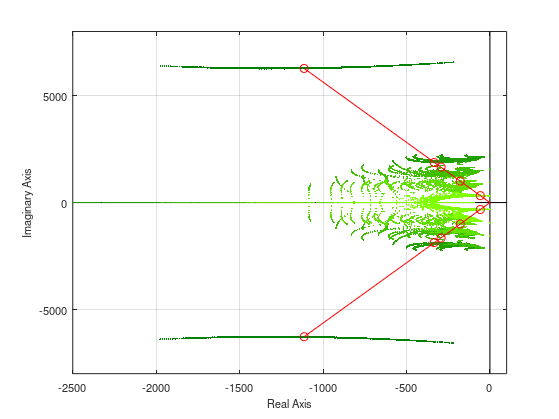

Here is the MATLAB script that generated this plot:
close all
clear

% figure options
myFontSize = 8;
myLineWidth = 2;
%figSize = [530    55   360   480];
figSize = [530    55   360   400];
FB=input('Store as eps file (y/N)?: ','s');

% transfer function
L    =  85e-6;   % [H]
Ccap = 275e-6;   % [F]
R    = 0.010;    % [ohm]


%Klq = [0.7602    0.1392];
%K1 = Klq(1);
%K2 = Klq(2);
%b = (K2+1)/(Ccap*L);
%a = K1/L;

% G = b/(s^2 + a*s + b)
b = 10463/(Ccap*10000*L);
a = (3259 + 10000*R)/(10000*L);

% harmonics
w1 = 2*pi*50;
w3 = 3*w1;
w5 = 5*w1;
w7 = 7*w1;

% -----------------------------------------------------
% least squares fitting over grid

L = 0;      % lower bound of gains
U = 1000;   % upper bound of gains

% grid size of boxes
h1 = 25; 	% step size dimension 1
h2 = 250;   % step size dimension 2
h3 = 250;   % step size dimension 3
h4 = 250;   % step size dimension 4
nPoints  = ((U-L)/h1);
nPoints2 = ((U-L)/h2);
nPoints3 = ((U-L)/h3);
nPoints4 = ((U-L)/h4);
AllRoots = zeros(nPoints, nPoints2, nPoints3, nPoints4, 10);

% enumerate the boxes
LV =  L:h1:U-h1; % vector of gains
LV2 = L:h2:U-h2; % vector of gains
LV3 = L:h3:U-h3; % vector of gains
LV4 = L:h4:U-h4; % vector of gains
figure(1)
set(gcf,'outerposition', figSize, 'PaperPositionMode', 'auto')

% plot axes
plot([0, 0], [-8000, 8000], 'k'), hold on, grid on
plot([-3000, 300], [0, 0], 'k')


for kkk1 = 1:length(LV)
    for kkk2 = 1:length(LV2)
        for kkk3 = 1:length(LV3)
            for kkk4 = 1:length(LV4)
                
                L1 = LV(kkk1);
                L3 = LV2(kkk2);
                L5 = LV3(kkk3);
                L7 = LV4(kkk4);
                
                % coefficients of denominator polynomial
                den = [ 1;
                    a ;
                    (w1^2 + w3^2 + w5^2 + w7^2 + b);
                    (a*w1^2 + a*w3^2 + a*w5^2 + a*w7^2 + L1*b + L3*b + L5*b + L7*b) ;
                    (w1^2*w3^2 + w1^2*w5^2 + w1^2*w7^2 + b*w1^2 + w3^2*w5^2 + w3^2*w7^2 + b*w3^2 + w5^2*w7^2 + b*w5^2 + b*w7^2);
                    (a*w1^2*w3^2 + a*w1^2*w5^2 + a*w1^2*w7^2 + a*w3^2*w5^2 + a*w3^2*w7^2 + a*w5^2*w7^2 + L1*b*w3^2 + L3*b*w1^2 + L1*b*w5^2 + L5*b*w1^2 + L1*b*w7^2 + L3*b*w5^2 + L5*b*w3^2 + L7*b*w1^2 + L3*b*w7^2 + L7*b*w3^2 + L5*b*w7^2 + L7*b*w5^2);
                    (w1^2*w3^2*w5^2 + w1^2*w3^2*w7^2 + b*w1^2*w3^2 + w1^2*w5^2*w7^2 + b*w1^2*w5^2 + b*w1^2*w7^2 + w3^2*w5^2*w7^2 + b*w3^2*w5^2 + b*w3^2*w7^2 + b*w5^2*w7^2);
                    (a*w1^2*w3^2*w5^2 + a*w1^2*w3^2*w7^2 + a*w1^2*w5^2*w7^2 + a*w3^2*w5^2*w7^2 + L1*b*w3^2*w5^2 + L3*b*w1^2*w5^2 + L5*b*w1^2*w3^2 + L1*b*w3^2*w7^2 + L3*b*w1^2*w7^2 + L7*b*w1^2*w3^2 + L1*b*w5^2*w7^2 + L5*b*w1^2*w7^2 + L7*b*w1^2*w5^2 + L3*b*w5^2*w7^2 + L5*b*w3^2*w7^2 + L7*b*w3^2*w5^2);
                    (w1^2*w3^2*w5^2*w7^2 + b*w1^2*w3^2*w5^2 + b*w1^2*w3^2*w7^2 + b*w1^2*w5^2*w7^2 + b*w3^2*w5^2*w7^2) ;
                    (a*w1^2*w3^2*w5^2*w7^2 + L7*b*w1^2*w3^2*w5^2 + L5*b*w1^2*w3^2*w7^2 + L3*b*w1^2*w5^2*w7^2 + L1*b*w3^2*w5^2*w7^2);
                    b*w1^2*w3^2*w5^2*w7^2  ];
                
                rot = roots(den);
                AllRoots( kkk1, kkk2, kkk3, kkk4, : ) = rot;
                %plot(rot,'g.')
                
            end
        end
    end
end



%AllRoots = complex(AllRoots);
for kk = 1:10
    ii = ceil(kk/2);
    kkRoots = reshape(AllRoots(:,:,:,:, kk), [nPoints*nPoints2*nPoints3*nPoints4, 1]);
    plot(kkRoots, '.', 'color', [0+(ii-1)/(5-1)*0.5, 0.5+(ii-1)/(5-1)*0.5, 0], 'Markersize', 4)
end



%%% Plot blue circles for small PR gains %%%%%%%%%%%%%%%%%%%%%%%%%%%%%%%%%%
%L1 = 1;
%L3 = 1;
%L5 = 1;
%L7 = 1;

%den = [ 1;
%    a ;
%    (w1^2 + w3^2 + w5^2 + w7^2 + b);
%    (a*w1^2 + a*w3^2 + a*w5^2 + a*w7^2 + L1*b + L3*b + L5*b + L7*b) ;
%    (w1^2*w3^2 + w1^2*w5^2 + w1^2*w7^2 + b*w1^2 + w3^2*w5^2 + w3^2*w7^2 + b*w3^2 + w5^2*w7^2 + b*w5^2 + b*w7^2);
%    (a*w1^2*w3^2 + a*w1^2*w5^2 + a*w1^2*w7^2 + a*w3^2*w5^2 + a*w3^2*w7^2 + a*w5^2*w7^2 + L1*b*w3^2 + L3*b*w1^2 + L1*b*w5^2 + L5*b*w1^2 + L1*b*w7^2 + L3*b*w5^2 + L5*b*w3^2 + L7*b*w1^2 + L3*b*w7^2 + L7*b*w3^2 + L5*b*w7^2 + L7*b*w5^2);
%    (w1^2*w3^2*w5^2 + w1^2*w3^2*w7^2 + b*w1^2*w3^2 + w1^2*w5^2*w7^2 + b*w1^2*w5^2 + b*w1^2*w7^2 + w3^2*w5^2*w7^2 + b*w3^2*w5^2 + b*w3^2*w7^2 + b*w5^2*w7^2);
%    (a*w1^2*w3^2*w5^2 + a*w1^2*w3^2*w7^2 + a*w1^2*w5^2*w7^2 + a*w3^2*w5^2*w7^2 + L1*b*w3^2*w5^2 + L3*b*w1^2*w5^2 + L5*b*w1^2*w3^2 + L1*b*w3^2*w7^2 + L3*b*w1^2*w7^2 + L7*b*w1^2*w3^2 + L1*b*w5^2*w7^2 + L5*b*w1^2*w7^2 + L7*b*w1^2*w5^2 + L3*b*w5^2*w7^2 + L5*b*w3^2*w7^2 + L7*b*w3^2*w5^2);
%    (w1^2*w3^2*w5^2*w7^2 + b*w1^2*w3^2*w5^2 + b*w1^2*w3^2*w7^2 + b*w1^2*w5^2*w7^2 + b*w3^2*w5^2*w7^2) ;
%    (a*w1^2*w3^2*w5^2*w7^2 + L7*b*w1^2*w3^2*w5^2 + L5*b*w1^2*w3^2*w7^2 + L3*b*w1^2*w5^2*w7^2 + L1*b*w3^2*w5^2*w7^2);
%    b*w1^2*w3^2*w5^2*w7^2  ];

%rot = roots(den);
%plot(rot, 'bo')


%%% Plot poles for optimal PR gains %%%%%%%%%%%%%%%%%%%%%%%%%%%%%%%%%%%%%%%
opt_gains = [  111.1867;
    313.8555;
    344.3558;
    690.0204];

%opt_gains = [263.0489;
% 600.0000; 
% 294.1350;
% 969.2109];

L1 = opt_gains(1);
L3 = opt_gains(2);
L5 = opt_gains(3);
L7 = opt_gains(4);


den = [ 1;
    a ;
    (w1^2 + w3^2 + w5^2 + w7^2 + b);
    (a*w1^2 + a*w3^2 + a*w5^2 + a*w7^2 + L1*b + L3*b + L5*b + L7*b) ;
    (w1^2*w3^2 + w1^2*w5^2 + w1^2*w7^2 + b*w1^2 + w3^2*w5^2 + w3^2*w7^2 + b*w3^2 + w5^2*w7^2 + b*w5^2 + b*w7^2);
    (a*w1^2*w3^2 + a*w1^2*w5^2 + a*w1^2*w7^2 + a*w3^2*w5^2 + a*w3^2*w7^2 + a*w5^2*w7^2 + L1*b*w3^2 + L3*b*w1^2 + L1*b*w5^2 + L5*b*w1^2 + L1*b*w7^2 + L3*b*w5^2 + L5*b*w3^2 + L7*b*w1^2 + L3*b*w7^2 + L7*b*w3^2 + L5*b*w7^2 + L7*b*w5^2);
    (w1^2*w3^2*w5^2 + w1^2*w3^2*w7^2 + b*w1^2*w3^2 + w1^2*w5^2*w7^2 + b*w1^2*w5^2 + b*w1^2*w7^2 + w3^2*w5^2*w7^2 + b*w3^2*w5^2 + b*w3^2*w7^2 + b*w5^2*w7^2);
    (a*w1^2*w3^2*w5^2 + a*w1^2*w3^2*w7^2 + a*w1^2*w5^2*w7^2 + a*w3^2*w5^2*w7^2 + L1*b*w3^2*w5^2 + L3*b*w1^2*w5^2 + L5*b*w1^2*w3^2 + L1*b*w3^2*w7^2 + L3*b*w1^2*w7^2 + L7*b*w1^2*w3^2 + L1*b*w5^2*w7^2 + L5*b*w1^2*w7^2 + L7*b*w1^2*w5^2 + L3*b*w5^2*w7^2 + L5*b*w3^2*w7^2 + L7*b*w3^2*w5^2);
    (w1^2*w3^2*w5^2*w7^2 + b*w1^2*w3^2*w5^2 + b*w1^2*w3^2*w7^2 + b*w1^2*w5^2*w7^2 + b*w3^2*w5^2*w7^2) ;
    (a*w1^2*w3^2*w5^2*w7^2 + L7*b*w1^2*w3^2*w5^2 + L5*b*w1^2*w3^2*w7^2 + L3*b*w1^2*w5^2*w7^2 + L1*b*w3^2*w5^2*w7^2);
    b*w1^2*w3^2*w5^2*w7^2  ];

rot = roots(den);
plot(rot, 'ro')


% plot connections to zero
plot([0,real(rot(1))], [0,imag(rot(1))], 'r')
plot([0,real(rot(2))], [0,imag(rot(2))], 'r')
axis([-2500, 100, -8000, 8000])

xlabel('Real Axis')
ylabel('Imaginary Axis')
set(gca,'FontSize', myFontSize);
set(findall(gcf, '-property', 'FontSize'), 'FontSize', myFontSize)


if (FB=='y' | FB=='Y')
    matlabfrag('root_locus')
    movefile('root_locus.*', '../fig', 'f')
end